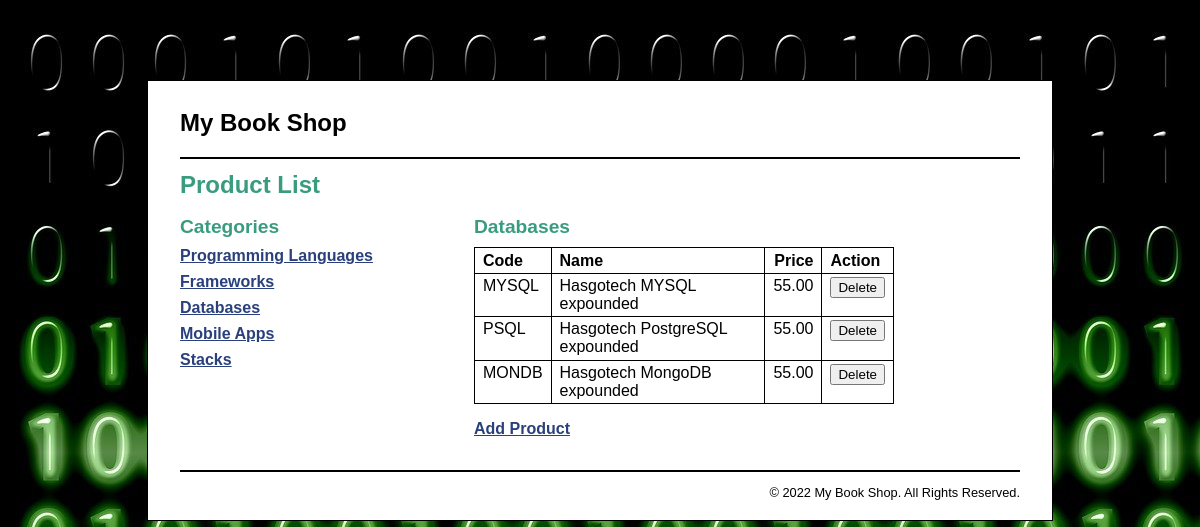
Screenshot of /product_manager/index.php?category_id=3 with the database file from the repository.
### tables this page shows
CREATE TABLE categories (
  categoryID       INT(11)        NOT NULL   AUTO_INCREMENT,
  categoryName     VARCHAR(255)   NOT NULL,
  PRIMARY KEY (categoryID)
);

CREATE TABLE products (
  productID        INT(11)        NOT NULL   AUTO_INCREMENT,
  categoryID       INT(11)        NOT NULL,
  productCode      VARCHAR(10)    NOT NULL   UNIQUE,
  productName      VARCHAR(255)   NOT NULL,
  listPrice        DECIMAL(10,2)  NOT NULL,
  PRIMARY KEY (productID)
);

### model/category_db.php (called while the page is built, shortened)
<?php
function get_categories() {
    global $db;
    $query = 'SELECT * FROM categories
              ORDER BY categoryID';
    $statement = $db->prepare($query);
    $statement->execute();
    $categories = $statement->fetchAll();
    return $categories;
}
function get_category_name($category_id) {
    global $db;
    $query = 'SELECT * FROM categories
              WHERE categoryID = :category_id';
    $statement = $db->prepare($query);
    $statement->bindValue(':category_id', $category_id);
    $statement->execute();
    $category = $statement->fetch();
    $category_name = $category['categoryName'];
    return $category_name;
}
?>

### model/product_db.php (called while the page is built, shortened)
<?php
function get_products_by_category($category_id) {
    global $db;
    $query = 'SELECT * FROM products
              WHERE products.categoryID = :category_id
              ORDER BY productID';
    $statement = $db->prepare($query);
    $statement->bindValue(":category_id", $category_id);
    $statement->execute();
    $products = $statement->fetchAll();
    return $products;
}
?>

### product_manager/product_list.php (the view, shortened to what this page needs)
<?php include '../view/header.php'; ?>
<main>
    <h1>Product List</h1>
    <aside>
        <h2>Categories</h2>
        <nav>
        <ul>
        <?php foreach ($categories as $category) : ?>
            <li>
            <a href="?category_id=<?php echo $category['categoryID']; ?>">
                <?php echo $category['categoryName']; ?>
            </a>
            </li>
        <?php endforeach; ?>
        </ul>
        </nav>
    </aside>
    <section>
        <h2><?php echo $category_name; ?></h2>
        <table>
            <tr>
                <th>Code</th>
                <th>Name</th>
                <th class="right">Price</th>
                <th>Action</th>
            </tr>
            <?php foreach ($products as $product) : ?>
            <tr>
                <td><?php echo $product['productCode']; ?></td>
                <td><?php echo $product['productName']; ?></td>
                <td class="right"><?php echo $product['listPrice']; ?></td>
                <td><form action="." method="post">
                    <input type="submit" value="Delete">
                </form></td>
            </tr>
            <?php endforeach; ?>
        </table>
        <p class="last_paragraph">
            <a href="?action=show_add_form">Add Product</a>
        </p>
    </section>
</main>
<?php include '../view/footer.php'; ?>

### main.css (style rules this page uses)
html { background-image: url(images/binary-code-475664_1280.jpg); }
body { margin-top: 5em; font-family: Arial, Helvetica, sans-serif; width: 70%; margin: 5em auto; background-color: white; border: 1px solid black; padding: 0.5em 2em; }
aside { float: left; width: 35%; }
section { float: left; width: 50%; }
h1 { font-size: 150%; margin: .5em 0; }
h2 { font-size: 120%; margin: .25em 0 .5em; }
h1, h2 { color: rgb(58, 156, 127); }
ul { list-style-type: none; margin: 0; padding-left: 0; padding-bottom: 1em; }
li { padding-bottom: 0.5em; }
a { color: rgb(41, 64, 124); font-weight: bold; }
table { border: 1px solid black; border-collapse: collapse; }
td, th { border: 1px double black; padding: 0.2em 0.5em 0.2em 0.5em; vertical-align: top; text-align: left; }
th:first-child, td:first-child { text-align: left; }
th:nth-child(2), td:nth-child(2) { text-align: left; }
.right { text-align: right; }
.last_paragraph { margin-bottom: 2em; }

### rows the page displays
categories: categoryName "Programming Languages"
categories: categoryName "Frameworks"
categories: categoryName "Databases"
categories: categoryName "Mobile Apps"
categories: categoryName "Stacks"
products: productCode "MYSQL", productName "Hasgotech MYSQL expounded", listPrice "55.00"
products: productCode "PSQL", productName "Hasgotech PostgreSQL expounded", listPrice "55.00"
products: productCode "MONDB", productName "Hasgotech MongoDB expounded", listPrice "55.00"
